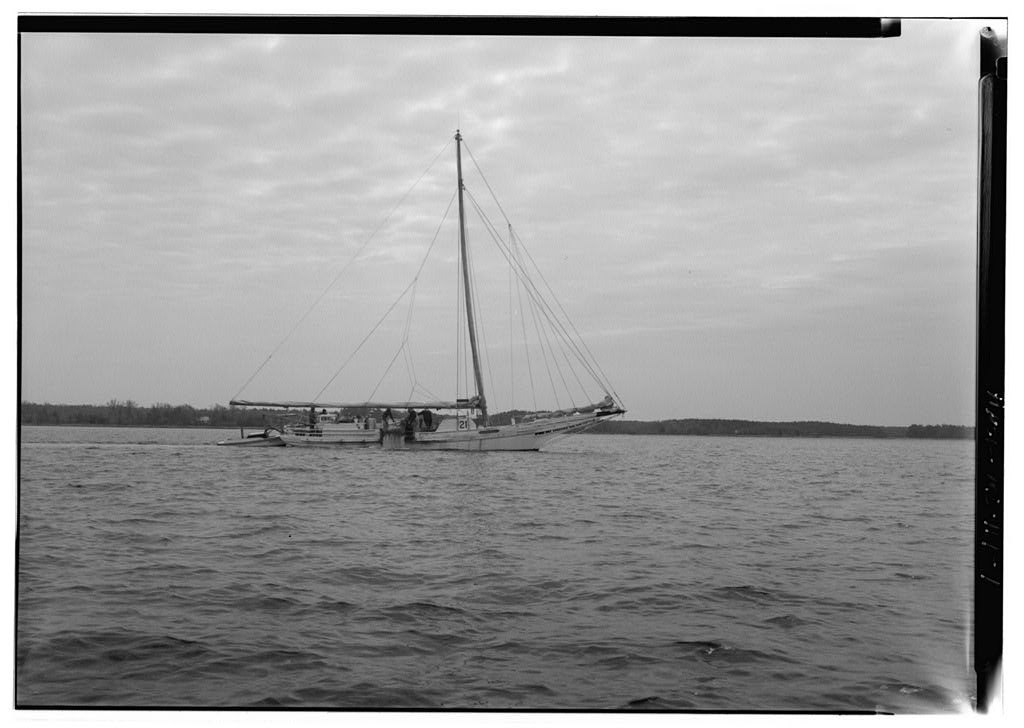
#> input picture Reference Material/LOC_Kathryn_photos/02-LOC-P01.jpg, 1024 x 728 px, found by its file name
$ python -i build_lazyjack_gap_assets.py   (imports and definitions only)
#> lines starting #> are read from the running program, lines starting #| are printed output that depends on the picture
"""Build annotated evidence images for the lazyjack gap analysis.

Renders the current SOMA build from .soma/model.glb with the four lazyjack
parts highlighted, and annotates the renders and the source evidence
(S03 rigging sheet and LOC photographs) with the points the analysis
discusses.

    python src/checks/build_lazyjack_gap_assets.py

Requires a successful `soma build`. Writes PNGs to docs/images/lazyjack/.
VTK renders the model; Pillow draws the annotations.
"""
import json
import tempfile
from pathlib import Path

import numpy as np
import vtk
from PIL import Image, ImageDraw, ImageFont, ImageOps

ROOT = Path(__file__).resolve().parents[2]
OUT = ROOT / 'docs/images/lazyjack'
FT = 304.8
SIZE = (1600, 1000)
FONT_PATH = '/usr/share/fonts/truetype/dejavu/DejaVuSans-Bold.ttf'
FONT_REG = '/usr/share/fonts/truetype/dejavu/DejaVuSans.ttf'
RED = (0.80, 0.06, 0.05)
RED_PX = (204, 15, 13)
RED_INK = (160, 20, 15)
CYAN = (0.05, 0.42, 0.62)
CYAN_PX = (13, 107, 158)
CYAN_INK = (12, 82, 112)
INK = (25, 25, 25)
LAZY_NAMES = ('Port lazy jack 1', 'Port lazy jack 2',
              'Starboard lazy jack 1', 'Starboard lazy jack 2')
# Current lazyjack endpoints from the built part map (feet), see rigging.py.
TOP_FT = (0.16, -13.29, 17.24)
BOTTOM_FT = [(0.16, 37.80, 13.29), (0.16, 36.50, 13.27),
             (-0.16, 37.80, 13.29), (-0.16, 36.50, 13.27)]
BOOM_TIP_FT = (0, 37.15, 13.28)
# Design stations measured on S03, as fractions of the boom length from the
# aft end; converted to model Y with boom aft end Y=37.3 ft, length 49.33 ft.
BOOM_LENGTH_FT = 51.05
BOOM_AFT_FT = 37.3
S03_FRACTIONS = (.14, .39, .64, .83)


def _font(size, bold=True):
    return ImageFont.truetype(FONT_PATH if bold else FONT_REG, size)


def _hidden(part, prefixes):
    return any(part['name'] == item or part['group'].startswith(item)
               for item in prefixes)


class ModelScene:
    # [126 lines left out: functions __init__, apply_view, lazyjack_endpoints, add_overlay, clear_overlays, render and 1 more, not called in this run]


def _label(draw, xy, text, font, fill=INK, anchor='la', pad=6):
    box = draw.textbbox((0, 0), text, font=font)
    w, h = box[2] - box[0], box[3] - box[1]
    x, y = xy
    if anchor[0] == 'r':
        x -= w
    elif anchor[0] == 'c':
        x -= w / 2
    if anchor[1] == 'b':
        y -= h
    rect = (x - pad, y - pad, x + w + pad, y + h + pad)
    draw.rounded_rectangle(rect, radius=6, fill=(255, 255, 255, 232),
                           outline=fill, width=2)
    draw.text((x, y), text, font=font, fill=fill)


# [117 lines left out: functions _arrow, _dashed, annotate_profile, annotate_plan, annotate_s03, not called in this run]


def annotate_photo(out_path):
    photo = Image.open(
        ROOT / 'references/loc_photos/LOC_Kathryn_photos/02-LOC-P01.jpg').convert('L')
#> photo is the input picture: PIL image 1024x728 L; min 0, max 255, mean 154
    crop = photo.crop((180, 150, 700, 460)).convert('RGB')
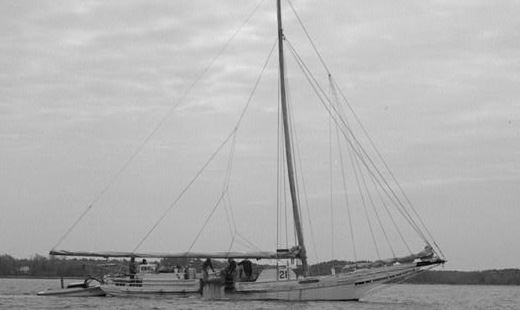
#> crop: PIL image 520x310 RGB; min 0, max 235, mean 175.5
    crop = ImageOps.autocontrast(crop, cutoff=1)
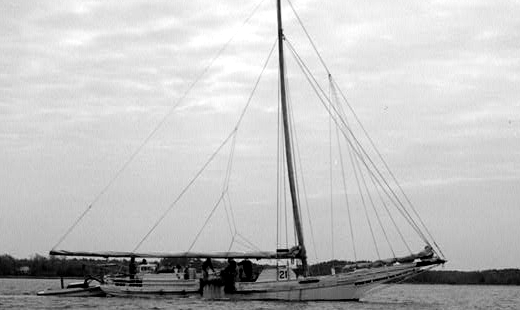
#> crop: PIL image 520x310 RGB; min 0, max 255, mean 192.5
    crop = crop.resize((crop.width * 3, crop.height * 3), Image.LANCZOS)
#> crop: PIL image 1560x930 RGB
    draw = ImageDraw.Draw(crop, 'RGBA')
    _label(draw, (22, 18),
           'LOC-P01 — the rig with the sails down (Lazyjacks guide the sails to the boom and club)',
           _font(22))
    callouts = [
        ((662, 362, 742, 442), 'Main pendant with adjuster loop', (330, 300)),
        ((560, 655, 640, 735), 'Lines hang outside the furled sail', (250, 590)),
        ((395, 712, 475, 792), 'Legs land at separate stations', (180, 805)),
        ((1090, 650, 1200, 760), 'Jib lazyjacks lead to the club', (1010, 600)),
    ]
    for box, text, label_xy in callouts:
        draw.ellipse(box, outline=RED_PX, width=4)
        _label(draw, label_xy, text, _font(19), fill=RED_INK)
    crop.save(out_path)
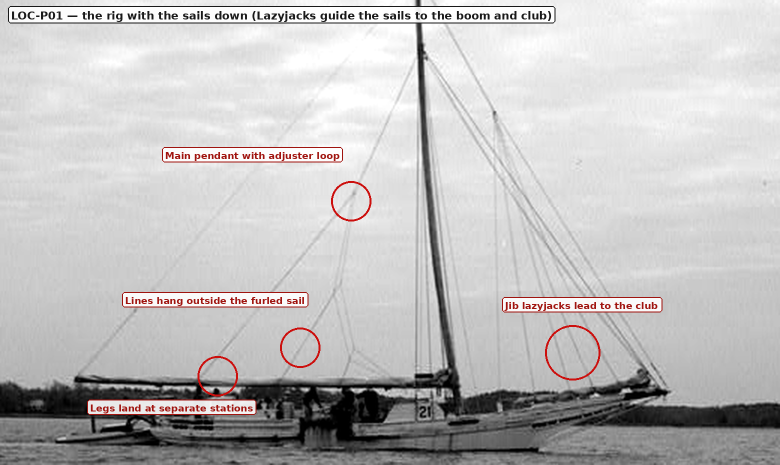
#> saved as model-lazyjacks-profile-annotated.png: PIL image 1560x930 RGB (shown at 1/2 size); mean R, G, B 192.9, 191.1, 191


# [41 lines left out: function main, not called in this run]


# [2 lines not run here, left out]

>>> result = annotate_photo('../../docs/images/lazyjack/model-lazyjacks-profile-annotated.png')
